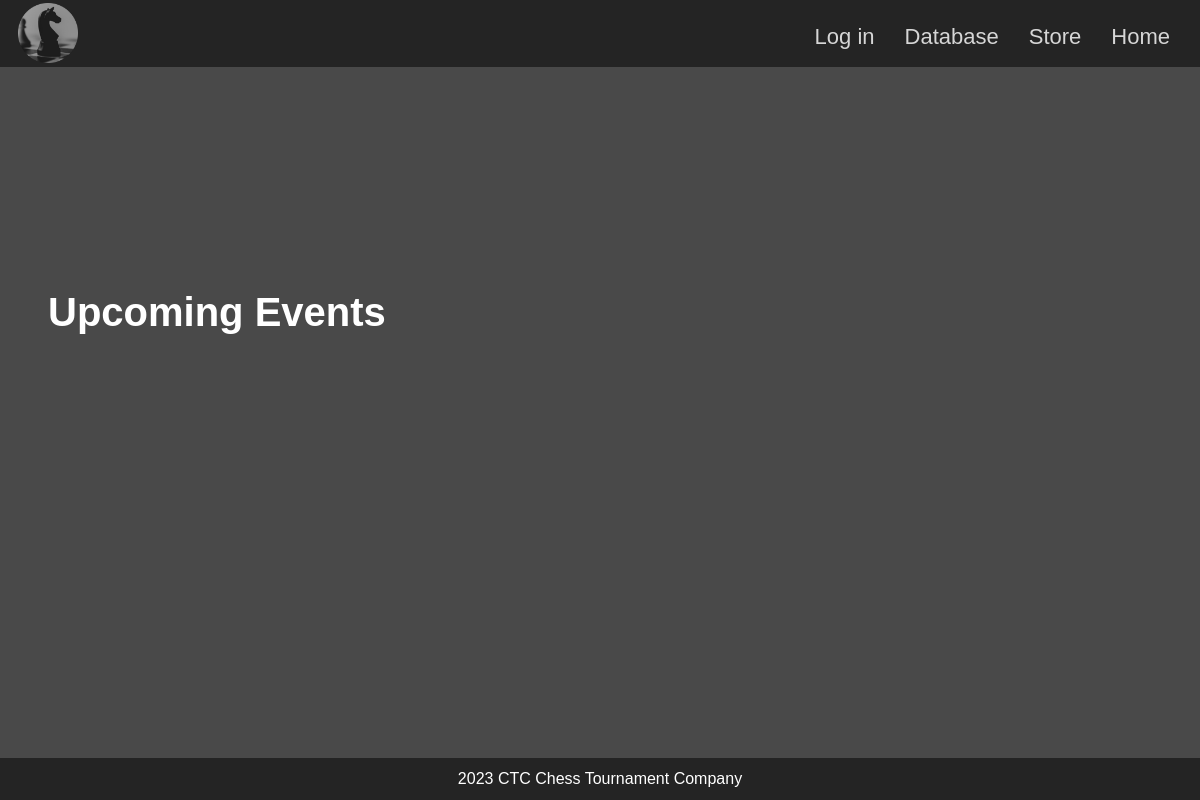
/store, run on an earlier commit of the app's database.
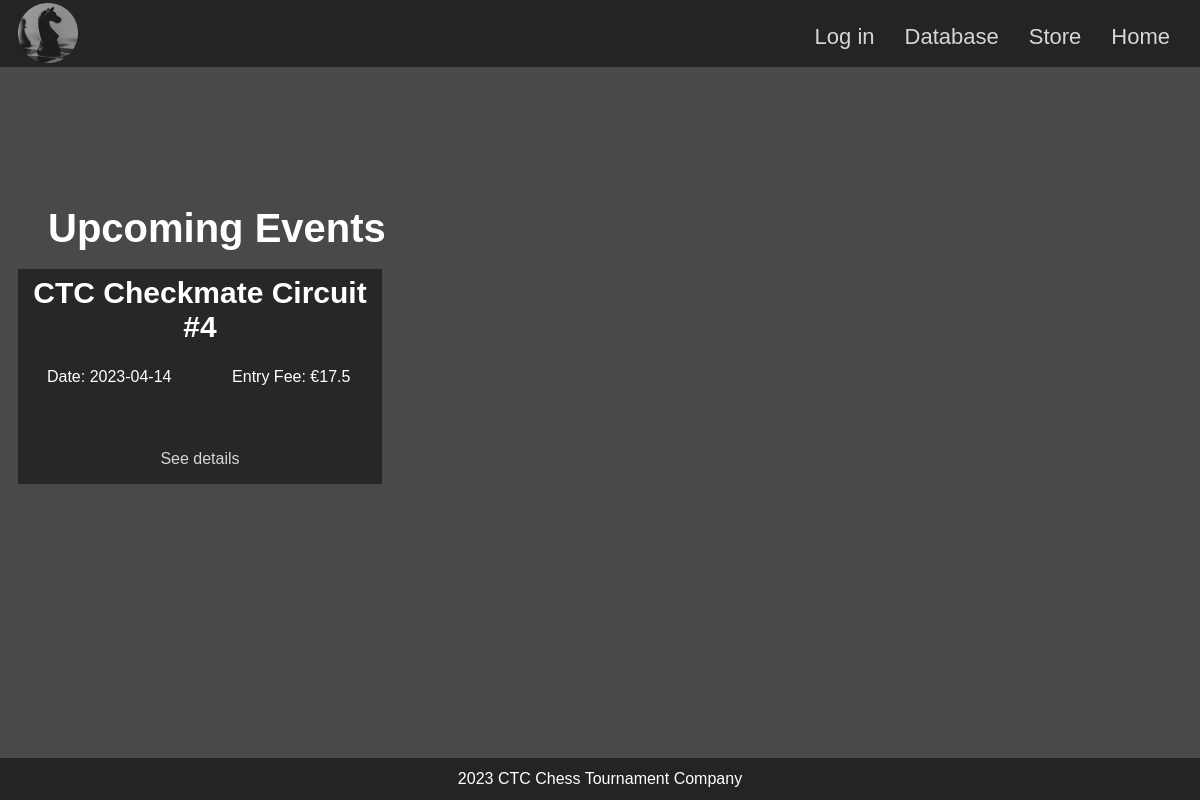
And on a later commit of the database.
### tables this page shows
CREATE TABLE tournaments
(
    tournament_id INTEGER PRIMARY KEY AUTOINCREMENT,
    name TEXT NOT NULL,
    date TEXT NOT NULL,
    start_time TEXT NOT NULL,
    entry_fee REAL NOT NULL,
    prize_money REAL NOT NULL,
    description TEXT NOT NULL,
    winner TEXT
);

### app.py (the view)
@app.route("/store")
def store():
    db = get_db()
    tournaments = db.execute("""SELECT * FROM tournaments
                                WHERE date >= date('now') ORDER BY date ASC;""").fetchall()
    return render_template("store.html", tournaments=tournaments, title="Store - Chess Tournaments")

### app.py (called while the page is built)
@app.before_request
def logged_in_user():
    g.user = session.get("username", None)

### database.py (called while the page is built)
def get_db():
    if "db" not in g:
        g.db = sqlite3.connect(DATABASE,
            detect_types=sqlite3.PARSE_DECLTYPES
        )
        g.db.row_factory = sqlite3.Row
    return g.db

### templates/store.html
{% extends "base.html" %}
{% block main_content %}
<section id="upcoming-events-wrap">
<h1>Upcoming Events</h1>
<section id="upcoming-events">
    {% for tournament in tournaments %}
        <section>
            <h2>{{ tournament["name"] }}</h2>
            <p>Date: {{ tournament["date"] }}</p>
            <p>Entry Fee: €{{ tournament["entry_fee"] }}</p>
            <p><a href="{{ url_for('tournament_details', tournament_id=tournament['tournament_id'])}}">See details</a></p>
        </section>
    {% endfor %}
</section>
</section>
{% endblock %}

What changed in the data, as far as the page shows it:
added tournaments: name "CTC Checkmate Circuit #4", date "2023-04-14", entry_fee "17.5"
